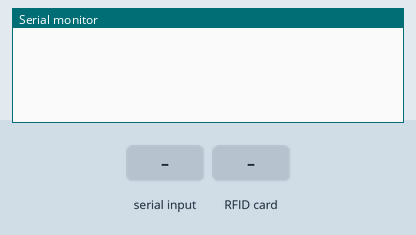
Recording of a sketch running on a simulated Arduino Uno, built with avr-gcc and run on an emulated ATmega328P. Parts: the last lines printed to the serial monitor. The test bench sets the inputs (shaded band).

Above: at 1.2 s.
1.3 s: "90,45\n" received over Serial
At 2.4 s:
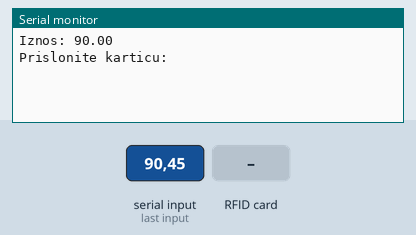
2.8 s: RFID card 00 8B 9C 1E held to the reader
At 4.0 s:
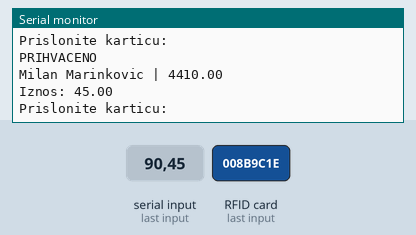
4.3 s: RFID card 33 9C CB 95 held to the reader
At 4.9 s:
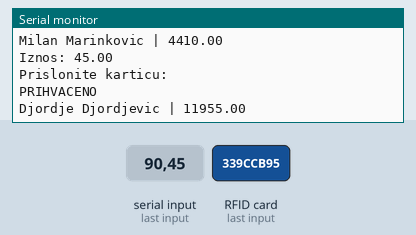
5.8 s: RFID card 5E 7A 19 C4 held to the reader
At 6.6 s:
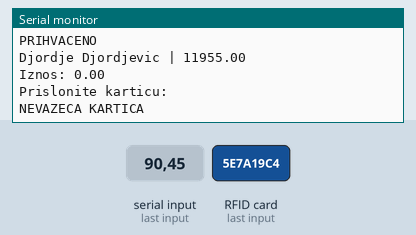

The sketch:

placanje_rfid_wilam.ino
```cpp
#include <SPI.h>
#include <MFRC522.h>

#define RST_PIN 9
#define SS_PIN 10
#define CLIENTS_NUM 16 //recimo

char clientNames[CLIENTS_NUM][36] = {"Milan Marinkovic", "Djordje Djordjevic"};
char clientUids[CLIENTS_NUM][12] = {"00 8B 9C 1E", "33 9C CB 95"}; //XX_XX_XX_XX plus terminator
int clientPins[CLIENTS_NUM] = {1389, 1804}; //pin kartice coveka
float clientMoney[CLIENTS_NUM] = {4500.00, 12000.00};

MFRC522 rc522(SS_PIN, RST_PIN); //kreiranje klase

char userUid[12]; //XX_XX_XX_XX plus terminator
float iznos;
bool found;
bool pinNeeded;
int pin;
int i;

int stanje;

void setup()
{
   Serial.begin(9600);
   SPI.begin();
   rc522.PCD_Init();
   stanje = 0;
}
void loop()
{
    switch(stanje) {
      case 0: //cekamo da neko unese neki
        if (Serial.available()) { //nesto je uneseno
          delay(15);
          iznos = Serial.parseFloat();
          Serial.print("Iznos: ");
          Serial.println(iznos);
          Serial.println("Prislonite karticu: ");

          stanje = 1;
        }
        break;

      case 1: //cekamo da korisnik prisloni karticu
          if (rc522.PICC_IsNewCardPresent() && rc522.PICC_ReadCardSerial()){ //da li smo prislonili karticu i dal je netso procitano
            readUid(rc522);
            rc522.PICC_HaltA(); //neophodna kako bi se pripremio senzor za dalje ocitavanje
            //Serial.println(userUid); //ne moramo bas odmah da pisemo liniju

            if (iznos >= 3000.00) {
              Serial.println("Unesite PIN: ");
              pinNeeded = true;
              stanje = 2;
            }
            else {
              pinNeeded = false;
              stanje = 3;
            }
          }
        break;

      case 2: //cekamo da se unese pin
        if (Serial.available()) {
          delay(15);
          pin = Serial.parseInt();
          stanje = 3;
        }
        break;

      case 3: //proveravamo da li je uid pronadjen i da li je pin tacan
        found = false;
        for (i = 0; i < 2; i++) {
          if (stringsCheck(clientUids[i], userUid)) {
            found = true;
            break;
          }
        }

        if (!found) {
          Serial.println("NEVAZECA KARTICA");
          stanje = 0;
        }

        else if (pinNeeded) { //ulazimo ako je pin bio potreban
          if (pin == clientPins[i]) { //i-ti korisnikov PIN
            stanje = 4;
          }
          else {
            Serial.println("POGRESAN PIN");
            stanje = 0;
          }
        }

        else {
          stanje = 4;
        }
        break;

      case 4:
        if (clientMoney[i] >= iznos) {
          clientMoney[i] -= iznos;
          Serial.println("PRIHVACENO");
        }

        else {
          Serial.println("ODBIJENO");
        }

        stanje = 0;
        Serial.print(clientNames[i]);
        Serial.print(" | ");
        Serial.println(clientMoney[i]);
        break;

      default:
        break;

    }
}

void readUid(MFRC522 &rc522)
{
   String uidStr;
   String tmpStr;

   uidStr = "";
   for (byte i = 0; i < rc522.uid.size; i++)
   {
     tmpStr = String(rc522.uid.uidByte[i], HEX);
     tmpStr.toUpperCase();
     if (i)
     uidStr = String(uidStr + " ");
     if (rc522.uid.uidByte[i] < 0x10)
     uidStr = String(uidStr + "0");

     uidStr = String(uidStr + tmpStr);
   }
   strcpy(userUid, uidStr.c_str());
}

bool stringsCheck(char str1[], char str2[]) {
  int i = 0;

  while (str1[i] != 0 && str2[i] != 0) {//null terminator
    if (str1[i] != str2[i]) {
      return false;
    }
    i++;
  }

  return (str1[i] == str2[i]); //za poredjenje null terminatora (na kraju) sarma i sarmac situacija
}
```

Measured:
- after the input at 1.3 s, the serial monitor: prints a new line at once (image 1)
- after the input at 2.8 s, the serial monitor: prints a new line at once (image 2)
- after the input at 4.3 s, the serial monitor: prints a new line at once (image 3)
- after the input at 5.8 s, the serial monitor: prints a new line at once (image 4)
